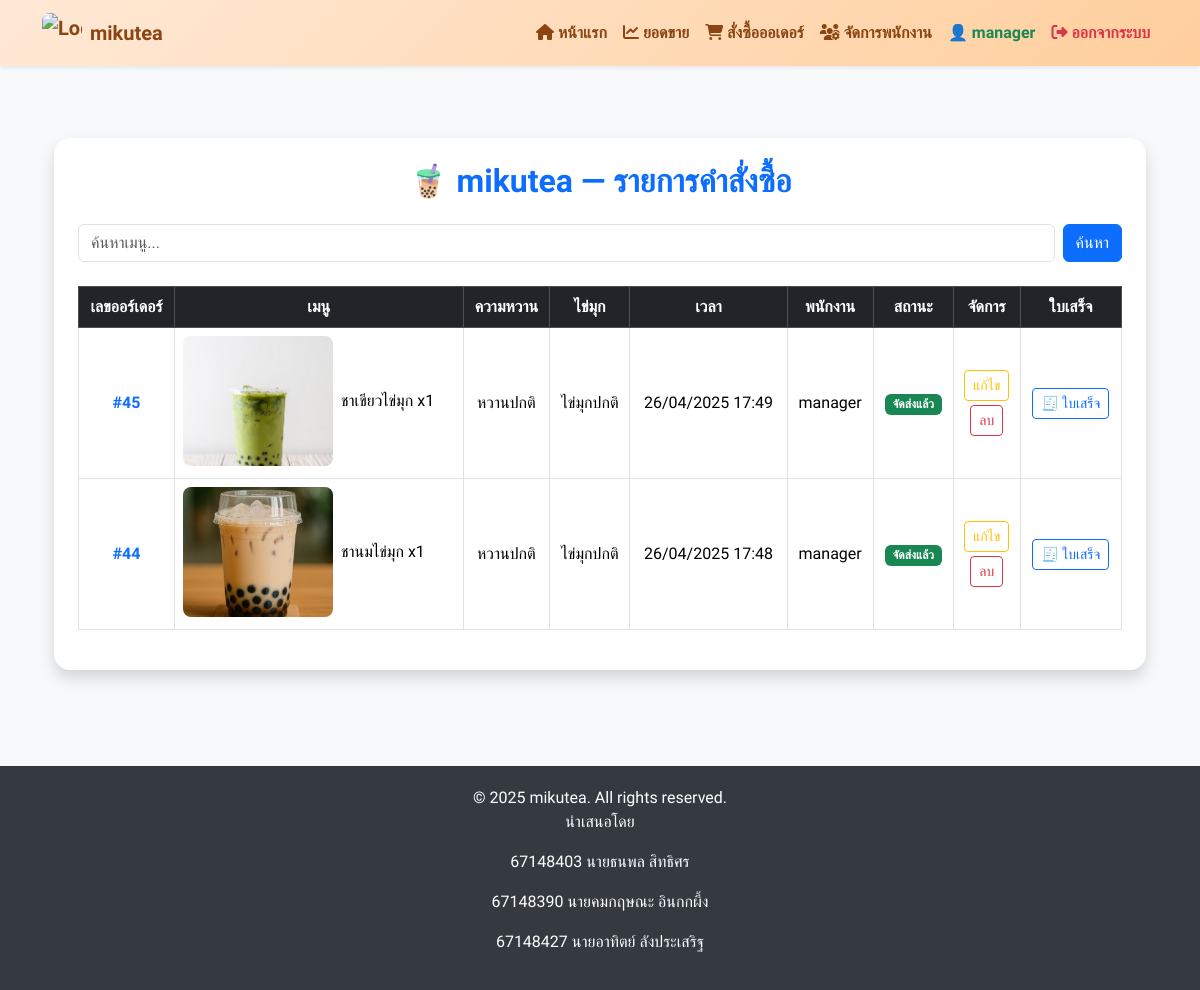
Screenshot of / (signed in) with the database file from the repository.
### myapp/models.py (models this page shows, shortened)
class Order(models.Model):
    SWEETNESS_CHOICES = [
        ('0', 'ไม่หวาน'),
        ('25', 'หวาน 25%'),
        ('50', 'หวาน 50%'),
        ('75', 'หวาน 75%'),
        ('100', 'หวานปกติ'),
    ]
    PEARL_CHOICES = [
        ('none', 'ไม่ใส่ไข่มุก'),
        ('regular', 'ไข่มุกปกติ'),
        ('boba', 'บุก/ไข่มุกใหญ่'),
    ]
    table_number = models.CharField(max_length=10)
    sweetness = models.CharField(max_length=3, choices=SWEETNESS_CHOICES, default='100')
    pearl = models.CharField(max_length=10, choices=PEARL_CHOICES, default='regular')
    created_at = models.DateTimeField(auto_now_add=True)
    employee = models.ForeignKey(Employee, on_delete=models.SET_NULL, null=True)

class OrderItem(models.Model):
    order = models.ForeignKey(Order, on_delete=models.CASCADE, related_name='items')
    menu = models.ForeignKey(Menu, on_delete=models.SET_NULL, null=True)
    quantity = models.PositiveIntegerField(default=1)
    comment = models.TextField(blank=True, null=True)
    is_delivered = models.BooleanField(default=False)

class Menu(models.Model):
    name = models.CharField(max_length=100)
    price = models.DecimalField(max_digits=6, decimal_places=2)
    image = models.ImageField(upload_to='menu_images/', blank=True, null=True)
    category = models.ForeignKey(Category, on_delete=models.SET_NULL, null=True)

class Employee(models.Model):
    user = models.OneToOneField(User, on_delete=models.CASCADE)
    position = models.CharField(max_length=50, choices=[('staff', 'พนักงาน'), ('manager', 'ผู้จัดการ')])

### myapp/views.py (the view)
# urls.py: path('', views.index, name='index'),
@login_required(login_url="login")
def index(request):
    search_query = request.GET.get("search", "")
    if search_query:
        orders = Order.objects.filter(
            items__menu__name__icontains=search_query
        ).distinct().order_by('-created_at')[:10]
    else:
        orders = Order.objects.all().order_by('-created_at')[:10]
    menus = Menu.objects.all()
    return render(request, "index.html", {
        "menus": menus,
        "orders": orders,
        "search": search_query,
    })

### myapp/templates/index.html (shortened to what this page needs)
{% extends "base.html" %}
{% load static %}
{% block content %}
<div class="container py-4">
  <div class="bg-white shadow rounded-4 p-4 mb-4">
    <h2 class="text-center mb-4 text-primary fw-bold">🧋 mikutea — รายการคำสั่งซื้อ</h2>
    {% if orders %}
      <div class="table-responsive">
        <form method="get" class="mb-4 d-flex" role="search">
          <input name="search" type="text" class="form-control me-2" placeholder="ค้นหาเมนู..." value="{{ search }}">
          <button type="submit" class="btn btn-primary">ค้นหา</button>
        </form>
        <table class="table table-bordered table-hover align-middle">
          <thead class="table-dark text-center">
            <tr>
              <th>เลขออร์เดอร์</th>
              <th>เมนู</th>
              <th>ความหวาน</th>
              <th>ไข่มุก</th>
              <th>เวลา</th>
              <th>พนักงาน</th>
              <th>สถานะ</th>
              <th>จัดการ</th>
              <th>ใบเสร็จ</th>
            </tr>
          </thead>
          <tbody class="text-center">
            {% for order in orders %}
            <tr>
              <td class="fw-bold text-primary">#{{ order.id }}</td>
              <td class="text-start">
                {% for item in order.items.all %}
                  <div class="d-flex align-items-center gap-2 mb-1">
                    {% if item.menu.image %}
                      <img src="{{ item.menu.image.url }}" width="150" height="130" style="object-fit: cover; border-radius: 8px;">
                    {% endif %}
                    <span>{{ item.menu.name }} x{{ item.quantity }}</span>
                  </div>
                {% endfor %}
              </td>
              <td>{{ order.get_sweetness_display }}</td>
              <td>{{ order.get_pearl_display }}</td>
              <td>{{ order.created_at|date:"d/m/Y H:i" }}</td>
              <td>{{ order.employee.user.username }}</td>
              <td>
                {% for item in order.items.all %}
                  {% if item.is_delivered %}
                    <span class="badge bg-success">จัดส่งแล้ว</span><br>
                  {% else %}
                    <form method="POST" action="{% url 'mark_item_delivered' item.id %}">
                      {% csrf_token %}
                      <button type="submit" class="btn btn-sm btn-outline-success">✓ ส่งแล้ว</button>
                    </form>
                  {% endif %}
                {% endfor %}
              </td>
              <td>
                <a href="{% url 'order_edit' order.id %}" class="btn btn-sm btn-outline-warning mb-1">แก้ไข</a><br>
                <a href="{% url 'order_delete' order.id %}" class="btn btn-sm btn-outline-danger" onclick="return confirm('แน่ใจว่าต้องการลบออเดอร์นี้?');">ลบ</a>
              </td>
              <td>
                <a href="{% url 'receipt_view' order.id %}" class="btn btn-sm btn-outline-primary">🧾 ใบเสร็จ</a>
              </td>
            </tr>
            {% endfor %}
          </tbody>
        </table>
      </div>
  </div>
</div>
    {% else %}
      <div class="alert alert-warning text-center">
        ยังไม่มีออเดอร์ในระบบ
      </div>
    {% endif %}
{% endblock %}

### myapp/templates/base.html (shortened to what this page needs)
<!DOCTYPE html>
<html lang="th">
<head>
  <link href="https://cdn.jsdelivr.net/npm/bootstrap@5.3.3/dist/css/bootstrap.min.css" rel="stylesheet" />
<link rel="stylesheet" href="https://cdnjs.cloudflare.com/ajax/libs/font-awesome/6.5.0/css/all.min.css" />
</head>
<body>
  <nav class="navbar navbar-expand-lg shadow-sm sticky-top" style="background: linear-gradient(135deg, #ffe9d6, #ffcf9d);">
    <div class="container">
      <a class="navbar-brand d-flex align-items-center fw-bold text-brown" href="/">
        <img src="https://media.discordapp.net/attachments/1257172576707280896/1363880821878161668/1f0727b4-ef57-45da-ba32-fefa33abeb6f.png?ex=680ee4bf&is=680d933f&hm=b57bd6949d1a10eb1fec962ea518634b6b46c10f53164098d268da2e93a6bdb5&=&format=webp&quality=lossless&width=960&height=960"
             alt="Logo" style="width:40px; height:40px; object-fit:cover; border-radius:8px; margin-right:8px;">
        mikutea
      </a>
      <div class="collapse navbar-collapse" id="mainNavbar">
        <ul class="navbar-nav ms-auto">
          <li class="nav-item">
            <a class="nav-link text-brown fw-semibold" href="/"><i class="fas fa-home"></i> หน้าแรก</a>
          </li>
          <li class="nav-item">
            <a class="nav-link text-brown fw-semibold" href="{% url 'sales_summary' %}"><i class="fas fa-chart-line"></i> ยอดขาย</a>
          </li>
          <li class="nav-item">
            <a class="nav-link text-brown fw-semibold" href="{% url 'order_create' %}"><i class="fas fa-shopping-cart"></i> สั่งซื้อออเดอร์</a>
          </li>
          <li class="nav-item">
            <a class="nav-link text-brown fw-semibold" href="{% url 'staff_manage' %}"><i class="fas fa-users-cog"></i> จัดการพนักงาน</a>
          </li>
          {% if user.is_authenticated %}
          <li class="nav-item">
            <span class="nav-link text-success fw-bold">👤 {{ user.username }}</span>
          </li>
          <li class="nav-item">
            <a class="nav-link text-danger fw-bold" href="{% url 'logout' %}"><i class="fas fa-sign-out-alt"></i> ออกจากระบบ</a>
          </li>
          {% else %}
          <li class="nav-item">
            <a class="nav-link text-primary fw-bold" href="{% url 'login' %}"><i class="fas fa-lock"></i> เข้าสู่ระบบ</a>
          </li>
          {% endif %}
        </ul>
      </div>
    </div>
  </nav>
  <main class="container my-5">
    {% block content %}{% endblock %}
  </main>
  <footer>
    <div class="container">
      <p class="mb-0">© 2025 mikutea. All rights reserved.</p>
            <p>นำเสนอโดย</p>
      <p>67148403 นายธนพล  สิทธิศร</p>
      <p>67148390 นายคมกฤษณะ อินกกผึ้ง</p>
      <p>67148427 นายอาทิตย์  ลังประเสริฐ</p>
    </div>
  </footer>
</body>
</html>

### myapp/templates/base.html (style rules this page uses)
body { font-family: 'Prompt', 'Kanit', 'Itim', sans-serif; }
body { background-color: #f8f9fa; }
.navbar-brand { display: flex; align-items: center; font-weight: bold; color: #fff; }
footer { background-color: #343a40; color: #fff; padding: 20px 0; text-align: center; margin-top: 40px; }
.text-brown { color: #8B4513; }

### rows the page displays
Order: id "45", sweetness "หวานปกติ", pearl "ไข่มุกปกติ", created_at "26/04/2025 17:49", employee.user.username "manager"
OrderItem: menu.image (picture), menu.name "ชาเขียวไข่มุก", quantity "1", is_delivered "จัดส่งแล้ว"
Order: id "44", sweetness "หวานปกติ", pearl "ไข่มุกปกติ", created_at "26/04/2025 17:48", employee.user.username "manager"
OrderItem: menu.image (picture), menu.name "ชานมไข่มุก", quantity "1", is_delivered "จัดส่งแล้ว"

### other values shown
{{ user.username }} "manager"
